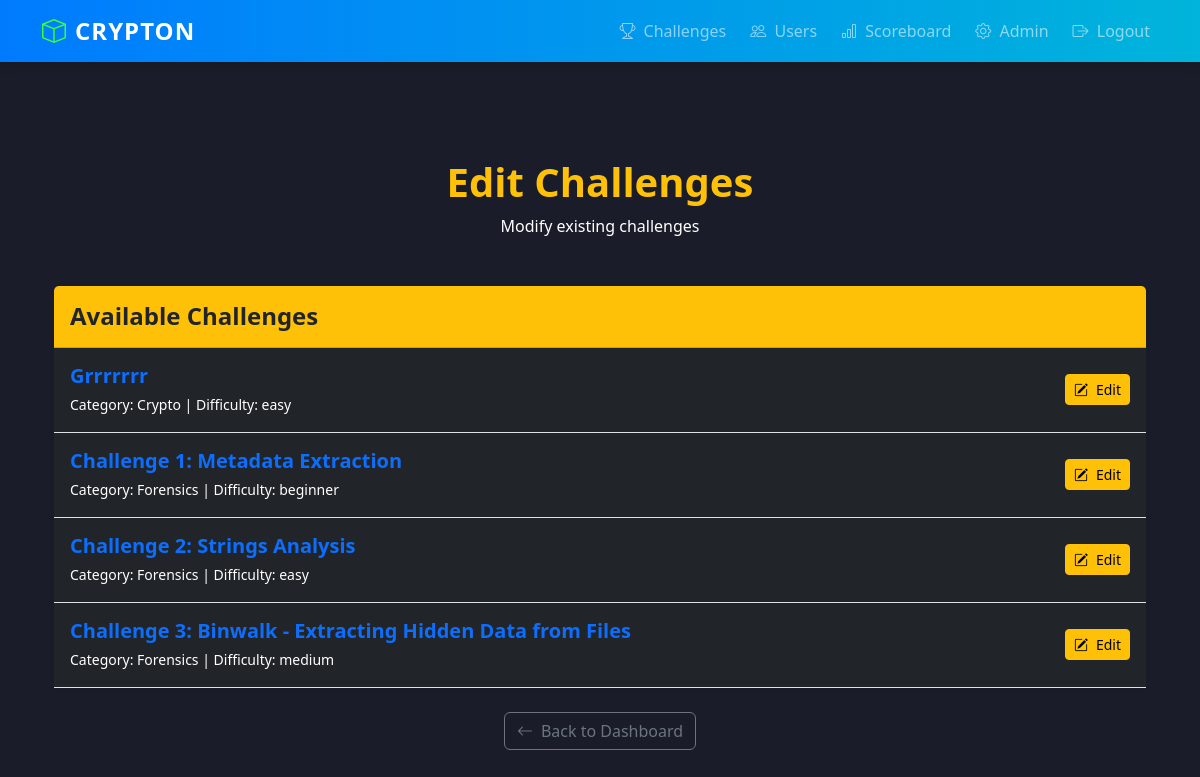
Page /admin/challenges/edit (signed in) on the committed database.
### models.py (models this page shows)
class Challenge(db.Model):
    id = db.Column(db.Integer, primary_key=True)
    title = db.Column(db.String(100), nullable=False)
    description = db.Column(db.Text, nullable=False)
    category = db.Column(db.String(50), nullable=False)
    difficulty = db.Column(db.String(20), nullable=False)  # Difficulty level (Easy, Medium, Hard)
    score = db.Column(db.Integer, nullable=False)  # Points for solving the challenge
    visibility = db.Column(db.String(10), nullable=False, default="private")  # "public" or "private"
    file_link = db.Column(db.Text, nullable=True)
    flags = db.relationship('Flag', backref='challenge', lazy=True, cascade="all, delete")

### admin_routes.py (the view)
@admin.route('/admin/challenges/edit')
@login_required
def edit_challenge_page():
    admin_only()
    challenges = Challenge.query.all()
    return render_template('admin_edit_challenge.html', challenges=challenges)

### admin_routes.py (called while the page is built)
def admin_only():
    if not current_user.is_admin:
        flash("Unauthorized access!", "danger")
        return redirect(url_for('main.dashboard'))

### app.py (called while the page is built)
@login_manager.user_loader
def load_user(user_id):
    return User.query.get(int(user_id))

### templates/admin_edit_challenge.html (shortened to what this page needs)
{% extends "base.html" %}
{% block content %}
<div class="container py-5">
    <div class="text-center mb-5">
        <h2 class="display-6 fw-bold text-warning">Edit Challenges</h2>
        <p>Modify existing challenges</p>
    </div>
    {% if challenges %}
        <div class="card shadow-sm border-0 bg-dark">
            <div class="card-header bg-warning text-dark py-3">
                <h4 class="mb-0 fw-semibold">Available Challenges</h4>
            </div>
            <div class="card-body p-0">
                <ul class="list-group list-group-flush">
                    {% for challenge in challenges %}
                    <li class="list-group-item bg-dark text-white d-flex justify-content-between align-items-center py-3">
                        <div>
                            <h5 class="mb-1 fw-semibold text-primary">{{ challenge.title }}</h5>
                            <small>Category: {{ challenge.category }} | Difficulty: {{ challenge.difficulty }}</small>
                        </div>
                        <button class="btn btn-warning btn-sm d-flex align-items-center gap-2"
                                data-bs-toggle="modal"
                                data-bs-target="#editModal{{ challenge.id }}">
                            <i class="bi bi-pencil-square"></i> Edit
                        </button>
                    </li>
                    {% endfor %}
                </ul>
            </div>
        </div>
    {% else %}
        <div class="alert alert-info text-center mt-4" role="alert">
            <i class="bi bi-info-circle me-2"></i>No challenges available to edit.
        </div>
    {% endif %}
    <div class="mt-4 text-center">
        <a href="{{ url_for('admin.admin_dashboard') }}" class="btn btn-outline-secondary">
            <i class="bi bi-arrow-left me-2"></i>Back to Dashboard
        </a>
    </div>
</div>
{% endblock %}

### templates/base.html (style rules this page uses)
:root { --primary-gradient: linear-gradient(90deg, #007bff, #00b4db); --dark-bg: #1a1d29; }
body { background: var(--dark-bg); color: #ffffff; font-family: 'Segoe UI', Tahoma, Geneva, Verdana, sans-serif; }

### rows in the picture
Challenge: title "Grrrrrrr", category "Crypto", difficulty "easy"
Challenge: title "Challenge 1: Metadata Extraction", category "Forensics", difficulty "beginner"
Challenge: title "Challenge 2: Strings Analysis", category "Forensics", difficulty "easy"
Challenge: title "Challenge 3: Binwalk - Extracting Hidden Data from Files", category "Forensics", difficulty "medium"
